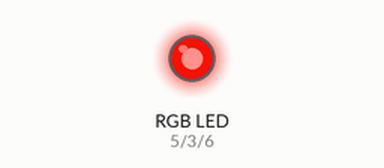
Simulated run of this sketch. Board: Arduino Uno, built with avr-gcc and run on an emulated ATmega328P. Shown: an RGB LED mixed from three pins (HIGH = lit). Dim RGB values are drawn brighter than linear.

Above: at 0.15 s.
At 4.95 s:
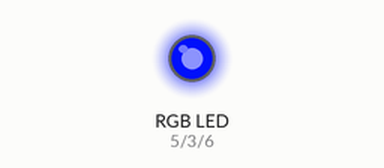
At 9.51 s:
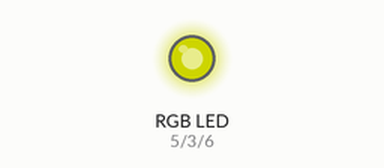
At 18.93 s:
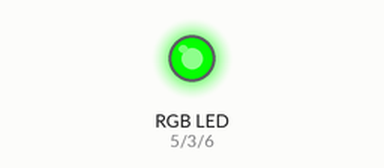
At 28.35 s:
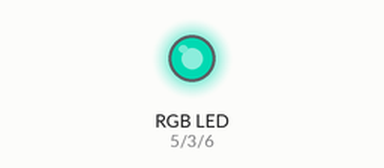
At 38.0 s:
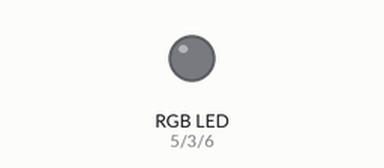
Timing chart, 0 to 40.0 s (numbered marks = the images above):
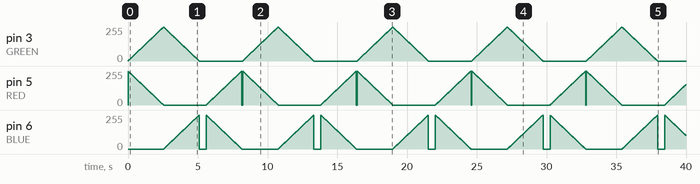

The sketch:

rgb.ino
```cpp
// define pins
#define GREEN 3
#define RED 5
#define BLUE 6

void setup()
{
  pinMode(RED, OUTPUT);
  pinMode(GREEN, OUTPUT);
  pinMode(BLUE, OUTPUT);
  digitalWrite(RED, HIGH);
  digitalWrite(GREEN, LOW);
  digitalWrite(BLUE, LOW);
}

// define variables
int redValue;
int greenValue;
int blueValue;

// main loop
void loop()
{
  #define delayTime 10 // fading time between colors

  redValue = 255; // choose a value between 1 and 255 to change the color.
  greenValue = 0;
  blueValue = 0;

  // this is unnecessary as we've either turned on RED in SETUP
  // or in the previous loop ... regardless, this turns RED off
  // analogWrite(RED, 0);
  // delay(1000);

  for (int i = 0; i < 255; i += 1) // fades out red bring green full when i=255
  {
    redValue -= 1;
    greenValue += 1;
    // The following was reversed, counting in the wrong directions
    // analogWrite(RED, 255 - redValue);
    // analogWrite(GREEN, 255 - greenValue);
    analogWrite(RED, redValue);
    analogWrite(GREEN, greenValue);
    delay(delayTime);
  }

  //off(50);

  for (int i = 0; i < 255; i += 1) // fades out green bring blue full when i=255
  {
    greenValue -= 1;
    blueValue += 1;
    // The following was reversed, counting in the wrong directions
    // analogWrite(GREEN, 255 - greenValue);
    // analogWrite(BLUE, 255 - blueValue);
    analogWrite(GREEN, greenValue);
    analogWrite(BLUE, blueValue);
    delay(delayTime);
  }

  off(500);

  for (int i = 0; i < 255; i += 1) // fades out blue bring red full when i=255
  {
    // The following code has been rearranged to match the other two similar sections
    blueValue -= 1;
    redValue += 1;
    // The following was reversed, counting in the wrong directions
    // analogWrite(BLUE, 255 - blueValue);
    // analogWrite(RED, 255 - redValue);
    analogWrite(BLUE, blueValue);
    analogWrite(RED, redValue);
    delay(delayTime);
  }

  off(50);
}

void off(int time)
{
  analogWrite(RED,0);
  analogWrite(GREEN,0);
  analogWrite(BLUE,0);
  delay(time);
}
```
